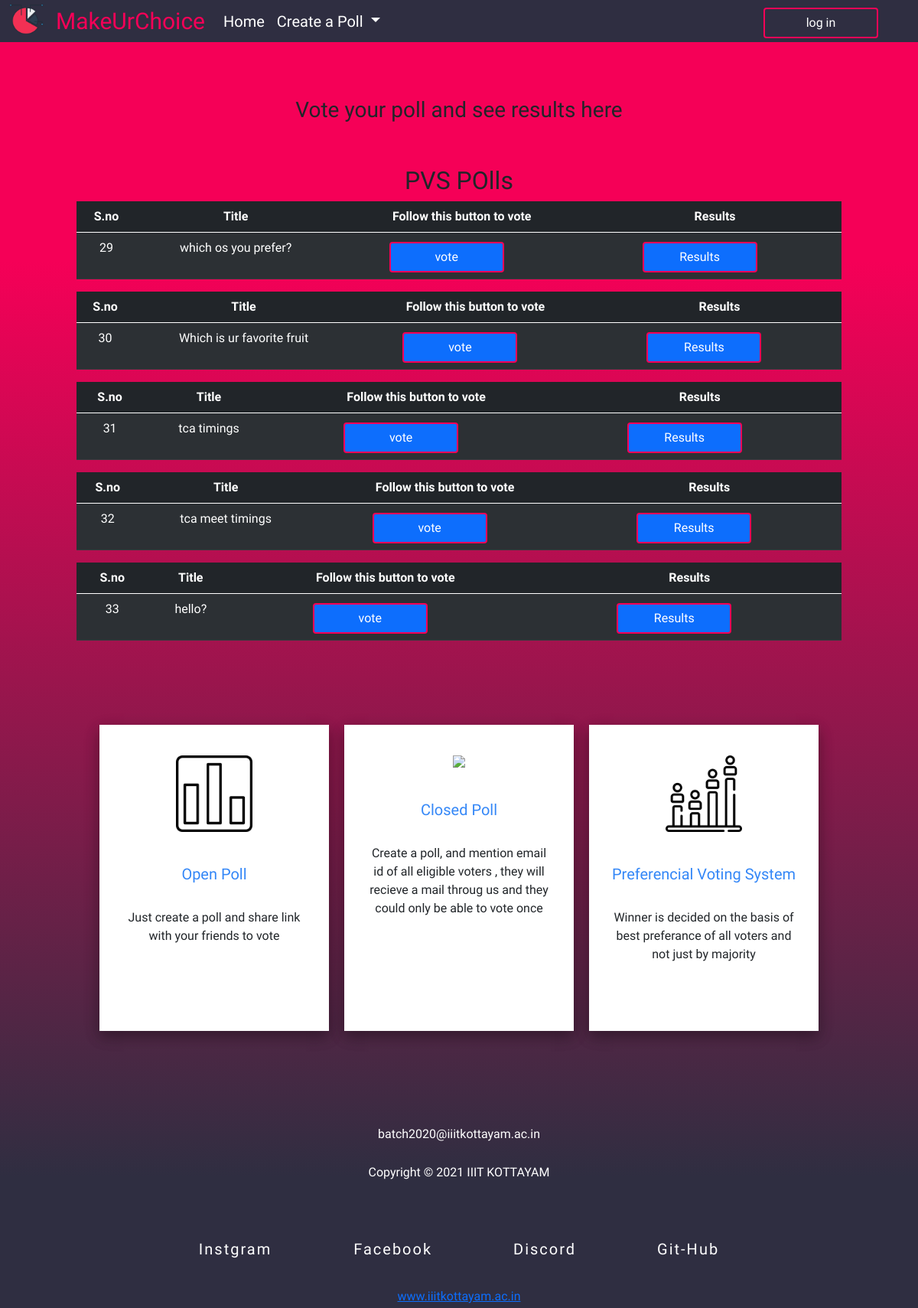
Page /Tpolls on the committed database.
### polling/models.py (models this page shows)
class CreatPoll(models.Model):
    Title = models.TextField()
    o1 = models.CharField( max_length=50)
    o2 = models.CharField( max_length=50)
    o3 = models.CharField( max_length=50)
    o4 = models.CharField( max_length=50)
    on1= models.IntegerField(default=0)
    on2= models.IntegerField(default=0)
    on3= models.IntegerField(default=0)
    on4= models.IntegerField(default=0)
    one_1=models.IntegerField(default=0)
    two_1=models.IntegerField(default=0)
    three_1=models.IntegerField(default=0)
    four_1=models.IntegerField(default=0)

### polling/views.py (the view)
# urls.py: path('Tpolls',views.Tpolls,name='Tpolls'),
def Tpolls(request):
    objects=CreatPoll.objects.all()
    context={
        'poll':objects
    }
    return render(request,'Tpolls.html',context)

### templates/Tpolls.html (shortened to what this page needs)
{% extends "base.html" %}
{% block content %}
<br><br><br>
<center><h3 class="h3" >Vote your poll and see results here</h3></center><br><br>
<center><h2>PVS POlls</h2></center>
{% for i in poll %}
    <div class="coont" style="margin-left: 100px;margin-right:100px">
        <center>
            <table class="table table-striped table-dark">
                <center>
                    <thead>
                        <tr>
                            <th>
                                <center>S.no</center>
                            </th>
                            <th>
                                <center>Title</center>
                            </th>
                            <th>
                                <center>Follow this button to vote</center>
                            </th>
                            <th>
                                <center>Results</center>
                            </th>
                        </tr>
                    </thead>
                </center>
                <tbody>
                    <tr>
                        <td>
                            <center>{{i.id}}</center>
                        </td>
                        <td>
                            <center>{{i.Title}} </center>
                        </td>
                        <td><a href="{% url 'poll' i.id %}">
                                <center><button class="btn btn-primary">vote</button></center>
                            </a></td>
                        <td><a href="{% url 'result' i.id %}">
                                <center><button class="btn btn-primary">Results</button></center>
                            </a></td>
                    </tr>
                </tbody>
            </table>
        </center>
    </div>
{% endfor %}
{% endblock %}

### static/createpoll.css (style rules this page uses)
body { background: linear-gradient(360deg, #2f2e41 10%, #f50057 80%); margin: 0; font-family: 'Mulish', sans-serif; }
.btn { color: white; border: 2px solid #f50057; margin-right: 40px; }
button { margin-top: 4px; width: 150px; border: 2px solid #3487f7; border-radius: 4px; color: #3487f7; }

### rows in the picture
CreatPoll: id "29", Title "which os you prefer?"
CreatPoll: id "30", Title "Which is ur favorite fruit"
CreatPoll: id "31", Title "tca timings"
CreatPoll: id "32", Title "tca meet timings"
CreatPoll: id "33", Title "hello?"
